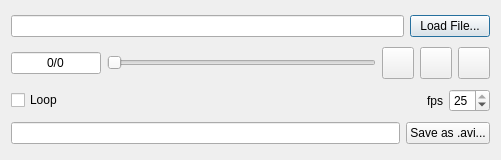
<ui version="4.0" >
 <class>AnimationDialog</class>
 <widget class="QDialog" name="AnimationDialog" >
  <property name="geometry" >
   <rect>
    <x>0</x>
    <y>0</y>
    <width>501</width>
    <height>160</height>
   </rect>
  </property>
  <property name="windowTitle" >
   <string>Animate Trajectory</string>
  </property>
  <layout class="QVBoxLayout" >
   <item>
    <layout class="QHBoxLayout" >
     <item>
      <widget class="QLineEdit" name="fileEdit" />
     </item>
     <item>
      <widget class="QPushButton" name="loadButton" >
       <property name="text" >
        <string>Load File...</string>
       </property>
      </widget>
     </item>
    </layout>
   </item>
   <item>
    <layout class="QHBoxLayout" >
     <item>
      <widget class="QLineEdit" name="frameEdit" >
       <property name="enabled" >
        <bool>true</bool>
       </property>
       <property name="maximumSize" >
        <size>
         <width>90</width>
         <height>16777215</height>
        </size>
       </property>
       <property name="text" >
        <string>0/0</string>
       </property>
       <property name="alignment" >
        <set>Qt::AlignCenter</set>
       </property>
       <property name="readOnly" >
        <bool>true</bool>
       </property>
      </widget>
     </item>
     <item>
      <widget class="QSlider" name="frameSlider" >
       <property name="minimum" >
        <number>1</number>
       </property>
       <property name="maximum" >
        <number>1</number>
       </property>
       <property name="orientation" >
        <enum>Qt::Horizontal</enum>
       </property>
      </widget>
     </item>
     <item>
      <widget class="QPushButton" name="playButton" >
       <property name="minimumSize" >
        <size>
         <width>32</width>
         <height>32</height>
        </size>
       </property>
       <property name="maximumSize" >
        <size>
         <width>32</width>
         <height>32</height>
        </size>
       </property>
       <property name="text" >
        <string/>
       </property>
       <property name="icon" >
        <iconset resource="animation.qrc" >
         <normaloff>:/amarok/icons/amarok_play.png</normaloff>:/amarok/icons/amarok_play.png</iconset>
       </property>
       <property name="iconSize" >
        <size>
         <width>32</width>
         <height>32</height>
        </size>
       </property>
      </widget>
     </item>
     <item>
      <widget class="QPushButton" name="pauseButton" >
       <property name="minimumSize" >
        <size>
         <width>32</width>
         <height>32</height>
        </size>
       </property>
       <property name="maximumSize" >
        <size>
         <width>32</width>
         <height>32</height>
        </size>
       </property>
       <property name="text" >
        <string/>
       </property>
       <property name="icon" >
        <iconset resource="animation.qrc" >
         <normaloff>:/amarok/icons/amarok_pause.png</normaloff>:/amarok/icons/amarok_pause.png</iconset>
       </property>
       <property name="iconSize" >
        <size>
         <width>32</width>
         <height>32</height>
        </size>
       </property>
      </widget>
     </item>
     <item>
      <widget class="QPushButton" name="stopButton" >
       <property name="minimumSize" >
        <size>
         <width>32</width>
         <height>32</height>
        </size>
       </property>
       <property name="maximumSize" >
        <size>
         <width>32</width>
         <height>32</height>
        </size>
       </property>
       <property name="text" >
        <string/>
       </property>
       <property name="icon" >
        <iconset resource="animation.qrc" >
         <normaloff>:/amarok/icons/amarok_stop.png</normaloff>:/amarok/icons/amarok_stop.png</iconset>
       </property>
       <property name="iconSize" >
        <size>
         <width>32</width>
         <height>32</height>
        </size>
       </property>
      </widget>
     </item>
    </layout>
   </item>
   <item>
    <layout class="QHBoxLayout" >
     <item>
      <widget class="QCheckBox" name="loopBox" >
       <property name="text" >
        <string>Loop</string>
       </property>
      </widget>
     </item>
     <item>
      <spacer>
       <property name="orientation" >
        <enum>Qt::Horizontal</enum>
       </property>
       <property name="sizeHint" stdset="0" >
        <size>
         <width>40</width>
         <height>20</height>
        </size>
       </property>
      </spacer>
     </item>
     <item>
      <widget class="QLabel" name="label" >
       <property name="text" >
        <string>fps</string>
       </property>
      </widget>
     </item>
     <item>
      <widget class="QSpinBox" name="fpsSpin" >
       <property name="minimum" >
        <number>1</number>
       </property>
       <property name="maximum" >
        <number>25</number>
       </property>
       <property name="value" >
        <number>25</number>
       </property>
      </widget>
     </item>
    </layout>
   </item>
   <item>
    <layout class="QHBoxLayout" name="horizontalLayout" >
     <item>
      <widget class="QLineEdit" name="videoFileLine" />
     </item>
     <item>
      <widget class="QPushButton" name="saveVideoButton" >
       <property name="text" >
        <string>Save as .avi...</string>
       </property>
      </widget>
     </item>
    </layout>
   </item>
  </layout>
 </widget>
 <resources>
  <include location="animation.qrc" />
 </resources>
 <connections/>
</ui>
